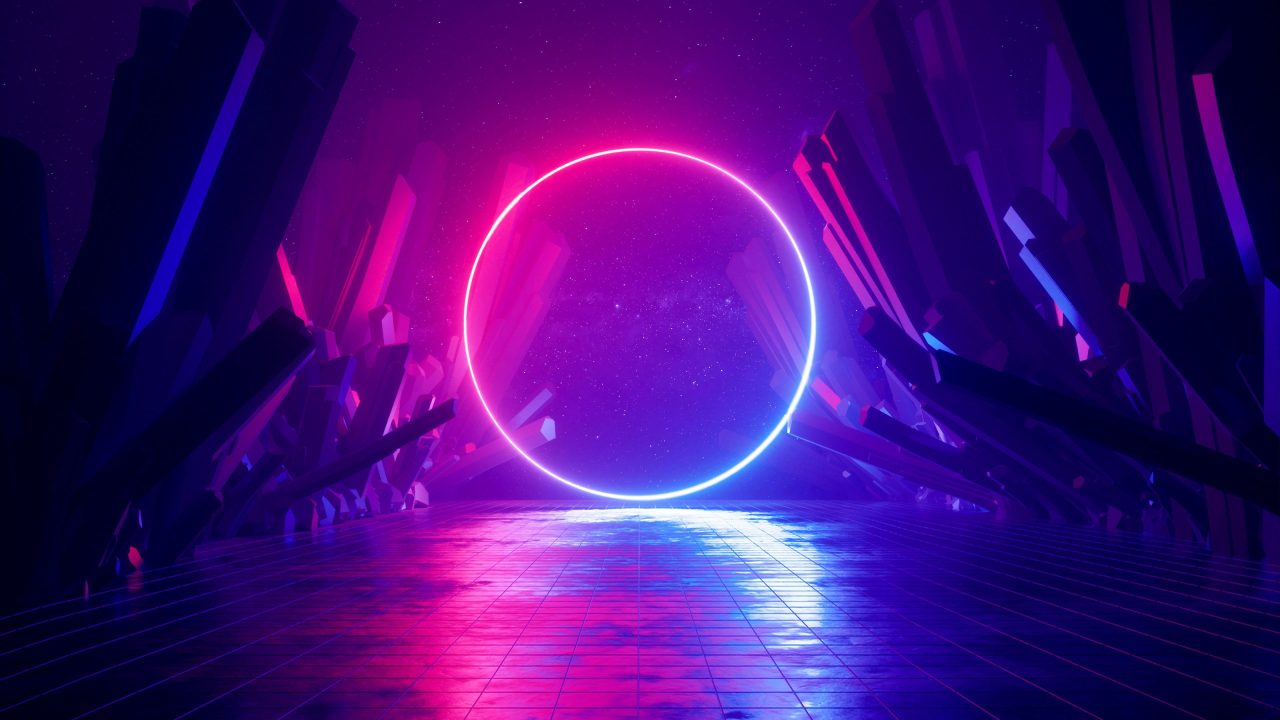
#> input picture 4k.jpg, 3840 x 2160 px (shown at 1/3 size)
$ python kemal.py
#> lines starting #> are read from the running program, lines starting #| are printed output that depends on the picture
### hash.py
import hashlib
import random


def hashIt(filepath):
    file = filepath# Location of the file (can be set a different way)
    BLOCK_SIZE = 65536 # The size of each read from the file

    file_hash = hashlib.sha256() # Create the hash object, can use something other than `.sha256()` if you wish
    with open(file, 'rb') as f: # Open the file to read it's bytes
      fb = f.read(BLOCK_SIZE) # Read from the file. Take in the amount declared above
      while len(fb) > 0: # While there is still data being read from the file
         file_hash.update(fb) # Update the hash
         fb = f.read(BLOCK_SIZE) # Read the next block from the file

    return (file_hash.hexdigest())

def populateHash(hash):
    for x in range(5, random.randint(10,20)):
        hash_object = hashlib.sha512(hash.encode())
        hash = hash + hash_object.hexdigest();
    return hash;

### emine.py

import random as rnd

def Work_Package(workP2Out,isColor,uzunluk):
    if(isColor==True):
        size = 8*3*uzunluk  #ip5 paketi resim boyutu
    if(isColor==False):
        size = 3*8*uzunluk
    tempWork3=[]
    Work3=[]
    while(True):
        if(size > len(tempWork3)):
          tempWork3.extend((randomMillion_Bit(workP2Out[int(rnd.random())])))
        else:
            break

    for i in range(size):
        Work3.append(tempWork3[i])
    return Work3


def randomMillion_Bit(wp2Out):
    xExVal=wp2Out
    randomSize=100
    rand_Bit=list()
    for i in range(randomSize):
        xNewVal = xExVal*(1 - xExVal)*4
        if(xNewVal < 0.5):
            rand_Bit.insert(i, rnd.randint(0,128))
        else:
            rand_Bit.insert(i, rnd.randint(128,255))
        xExVal = xNewVal
    return rand_Bit

def xor(Work3, gelendeger, n):
    #print("gelendeger :",gelendeger)
    #print("work 3 :",Work3)
    ans = []
    for i in range(n):

        ans.append(Work3[i] ^ gelendeger[i])


    return ans
# Create your views here.

def randomsayi(gelendeger):
    #gelendeger=[107,116,61,144,204,8,62,225,191,177,84,158,51,46,207,216,15,231,107,69,37,37,198,18,246,254,37,234,71,77,245,134]
    i=0
    workP2Out=list()

    while(i<12):
        rnd_Number=rnd.random()
        workP2Out.append(rnd_Number)
        i=i+1
    uzunluk=len(gelendeger)
    y=xor(Work_Package(workP2Out,True,uzunluk), gelendeger,len(gelendeger))
    return y

### fatih.py
import cv2
import hash
import kaydet
import numpy as np
from PIL import Image

def anahtarOlustur(gorsel,gelen):
    r, c ,t= gorsel.shape
    keyGen = np.random.randint(0, 256, size=(r, c, t ), dtype=np.uint8)
    key = np.random.choice(gelen,size=(r, c,t))
    mylist = []

    for i in key:
        arr = np.array(i, dtype=np.uint8)
        mylist.append(arr)
    fth = np.array(mylist)
    return cv2.bitwise_xor(fth, keyGen)

def xor(gorsel, anahtar):
    r, c ,t= gorsel.shape
    return cv2.bitwise_xor(gorsel, anahtar)

def hexToDec(hash):
    return [int(hash[i:i+2],16) for i in range(0,len(hash),2)]

### kaydet.py
from PIL import Image
import numpy as np

def kaydet(array, filename):
    img = Image.fromarray(array)
    img.save(filename)


# [4 lines left out: function oku, not called in this run]

### kemal.py
import emine
import fatih
import kaydet
import hash
import os
import cv2


SHASH = '4f54e67cb598e8219158647e4f54e67cb598e8219158647e6340af13ab3b07b48f2501226d2f516f0be110584f54e67cb598e8219158647e6340af13ab3b07b48f2501226d2f516f0be110586340af13ab3b07b48f2501226d2f516f0be11058'
path = "4k.jpg"

def ymgk2xor(path,ServerHash):
    #Seçilen görseli okuduk.
#> called with path = '4k.jpg'
    gorsel = cv2.imread(path)
#> gorsel is the input picture: shape (2160, 3840, 3); mean B, G, R 119.3, 15.1, 66.9
    #Seçilen Dosyanın Hash'ini alıyor.
    hashFile = hash.hashIt(path)

    #Klasör kontrolü yoksa oluşturuluyor.
    if  os.path.exists('key') == False:
        os.mkdir('key')

    if  os.path.exists('temp') == False:
            os.mkdir('temp')

    #Gelen hash değeri key klasörürün altında var ise koşulumuzu çalıştırdık.
    if  os.path.exists(('key/{}.png'.format(hashFile))):

        #Keyi okuduk xor yaptık ve kaydettik
        key = cv2.imread(('key/{}.png'.format(hashFile)))
        sifresiz = fatih.xor(gorsel,key)

        kaydet.kaydet(sifresiz,'temp/sifresiz.png')
        #İsimiz bitince key'i sildik.
        os.remove(('key/{}.png'.format(hashFile)))


    #Key olmadığı durumlarda ise..
    else:
        #Hash'i olasılıkları artırmak adına biraz uzattık.
        populatedHash=hash.populateHash(ServerHash)
        #Hexten decimale çevirdik
        gelendeger=fatih.hexToDec(populatedHash)
        #Anahtar oluşturmak için ip3'teki gerekli eylemleri tamamladık.
        keySource = emine.randomsayi(gelendeger)
        #Gelen değeri aldık anahtar oluşturduk, anahtar oluştururken boyutlarını almak için orijinal görseli de dahil ettik.
        anahtar = fatih.anahtarOlustur(gorsel, keySource)
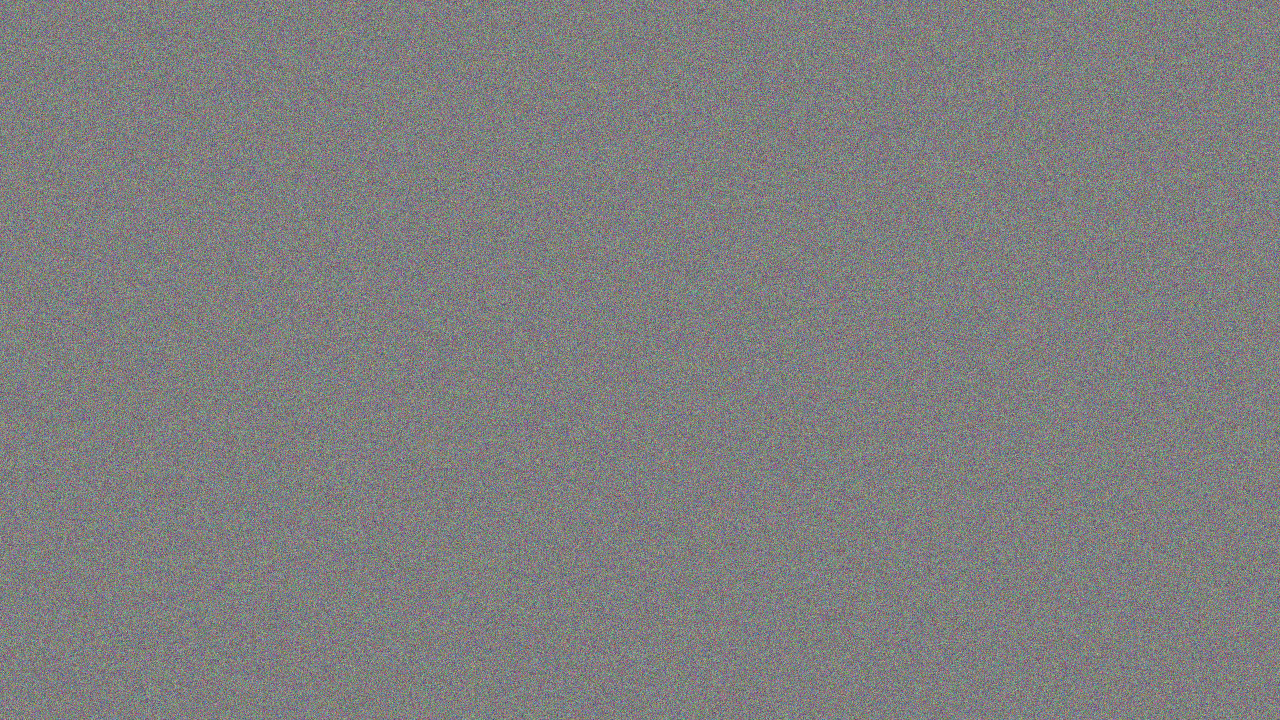
#> anahtar: shape (2160, 3840, 3) (shown at 1/3 size); mean B, G, R 127.5, 127.5, 127.5

        #Xorladık ve dönen değeri pillow ile diziden .png uzantılı bir dosyaya çevirip kaydettik.
        sifrelenmis = fatih.xor(gorsel, anahtar)
#> in xor, `return cv2.bitwise_xor(gorsel, anahtar)`:
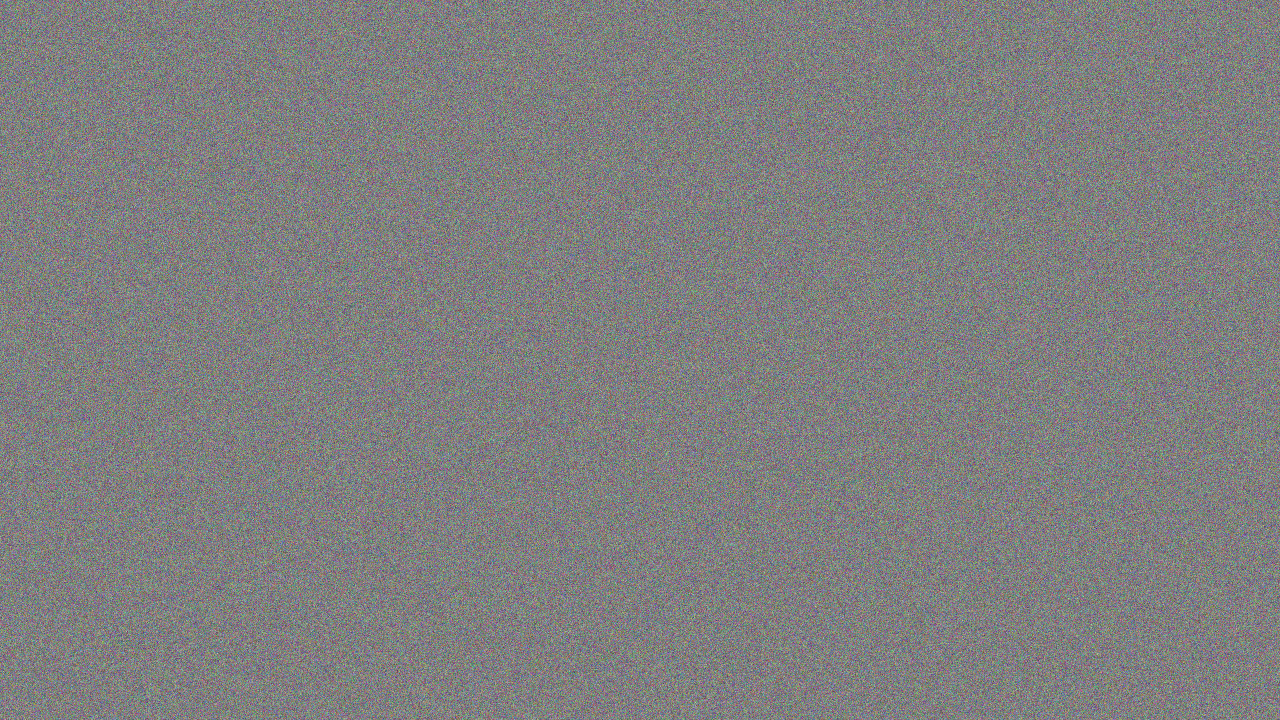
#> returned value: shape (2160, 3840, 3) (shown at 1/3 size); mean of channels 0, 1, 2 127.5, 127.4, 127.5; drawn as B, G, R

        kaydet.kaydet(sifrelenmis,'temp/sifreli.png')
        sifreliHash = hash.hashIt('temp/sifreli.png')
        kaydet.kaydet(anahtar,('key/{}.png'.format(sifreliHash)))

ymgk2xor(path,SHASH);
